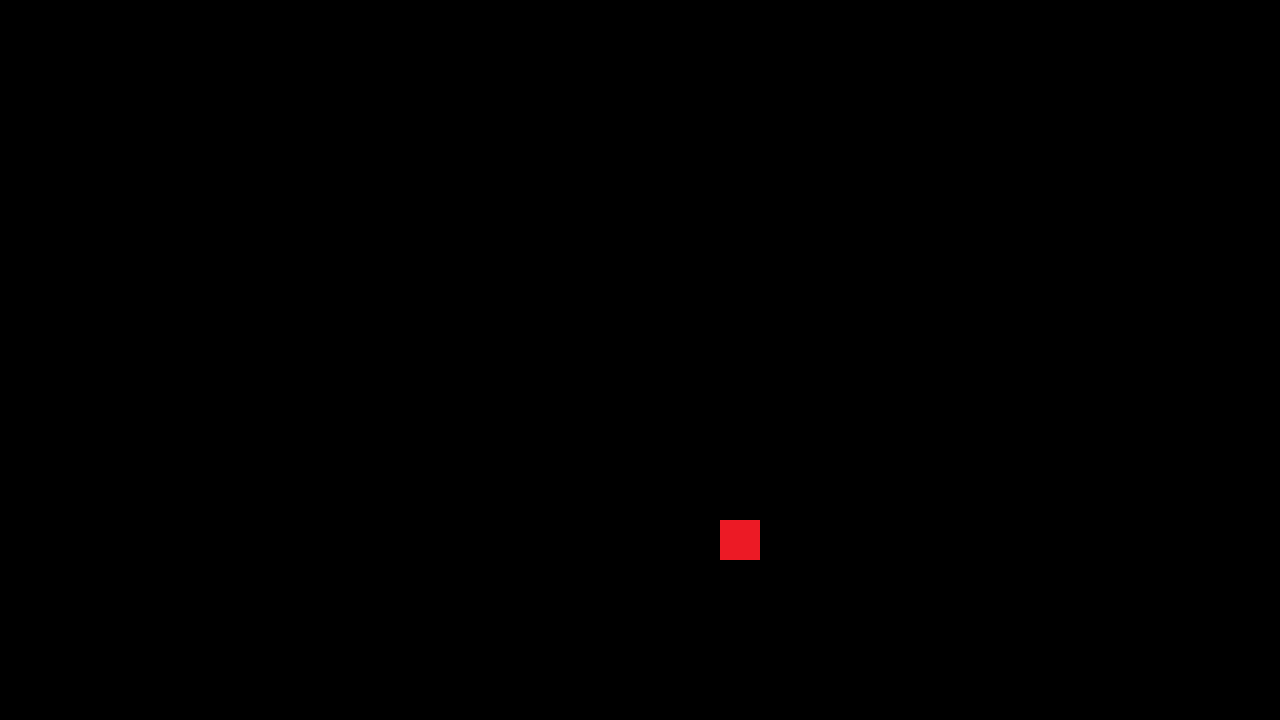

This is a level from a 2D game, rendered from its Tiled map with the project's own tilesets. A one-line summary and the map file follow, with tile-layer data summarised:
An orthogonal 32x18 tile map with 40x40 px tiles, 1 tile layer (Catchables) and 3 objects.

<map version="1.0" orientation="orthogonal" renderorder="right-down" width="32" height="18" tilewidth="40" tileheight="40" nextobjectid="5">
 <properties>
  <property name="unity:scale" value="0.025" />
 </properties>
 <tileset firstgid="1" name="Tiles" tilewidth="40" tileheight="40">
  <tile id="0">
   <image width="40" height="40" source="../../Assets/Sprites/Attack_001.jpg" />
  </tile>
  <tile id="1">
   <image width="40" height="40" source="../../Assets/Sprites/Exit_001.jpg" />
  </tile>
  <tile id="2">
   <image width="40" height="40" source="../../Assets/Sprites/Ground_001.jpg" />
  </tile>
  <tile id="3">
   <image width="40" height="40" source="../../Assets/Sprites/Snow_001.jpg" />
  </tile>
  <tile id="4">
   <image width="40" height="40" source="../../Assets/Sprites/Start_001.jpg" />
  </tile>
  <tile id="5">
   <image width="40" height="40" source="../../Assets/Sprites/Trees_001.jpg" />
  </tile>
  <tile id="6">
   <image width="40" height="40" source="../../Assets/Sprites/Tiles/BG_ground_rock_001.png" />
  </tile>
  <tile id="7">
   <image width="40" height="40" source="../../Assets/Sprites/Sky_001.jpg" />
  </tile>
  <tile id="8">
   <image width="40" height="40" source="../../Assets/Sprites/Single_Tile_001.jpg" />
  </tile>
  <tile id="9">
   <image width="40" height="40" source="../../Assets/Sprites/Speed_001.jpg" />
  </tile>
  <tile id="10">
   <image width="40" height="40" source="../../Assets/Sprites/exit_door.png" />
  </tile>
 </tileset>
 <objectgroup name="Boundaries">
  <properties>
   <property name="unity:layers" value="Blockers" />
  </properties>
  <object id="1" x="2" y="0">
   <polyline points="0,0 1278,0 1278,720 -2,720 -2,0" />
  </object>
  <object id="2" x="1078" y="722">
   <polyline points="0,0 -120,-2 -118,-122 -438,-122 -438,-162 -478,-162 -478,-202 -518,-202 -518,-242 -558,-242 -558,-402 -518,-402 -518,-522 -518,-602 -518,-722 -398,-722 -398,-602 -398,-402 -398,-362 -398,-322 -398,-282 -398,-242 -358,-242 -238,-242 -118,-242 -118,-202 -78,-202 -38,-202 -38,-162 2,-162 2,-2" />
  </object>
 </objectgroup>
 <layer name="Catchables" width="32" height="18">
  <data>[576 cells, 1 non-empty, 1 distinct tile ids]</data>
 </layer>
 <objectgroup name="Object Layer 2">
  <object id="4" gid="11" x="600" y="40">
   <properties>
    <property name="AddComp" value="InvisibleExit" />
   </properties>
  </object>
 </objectgroup>
</map>
